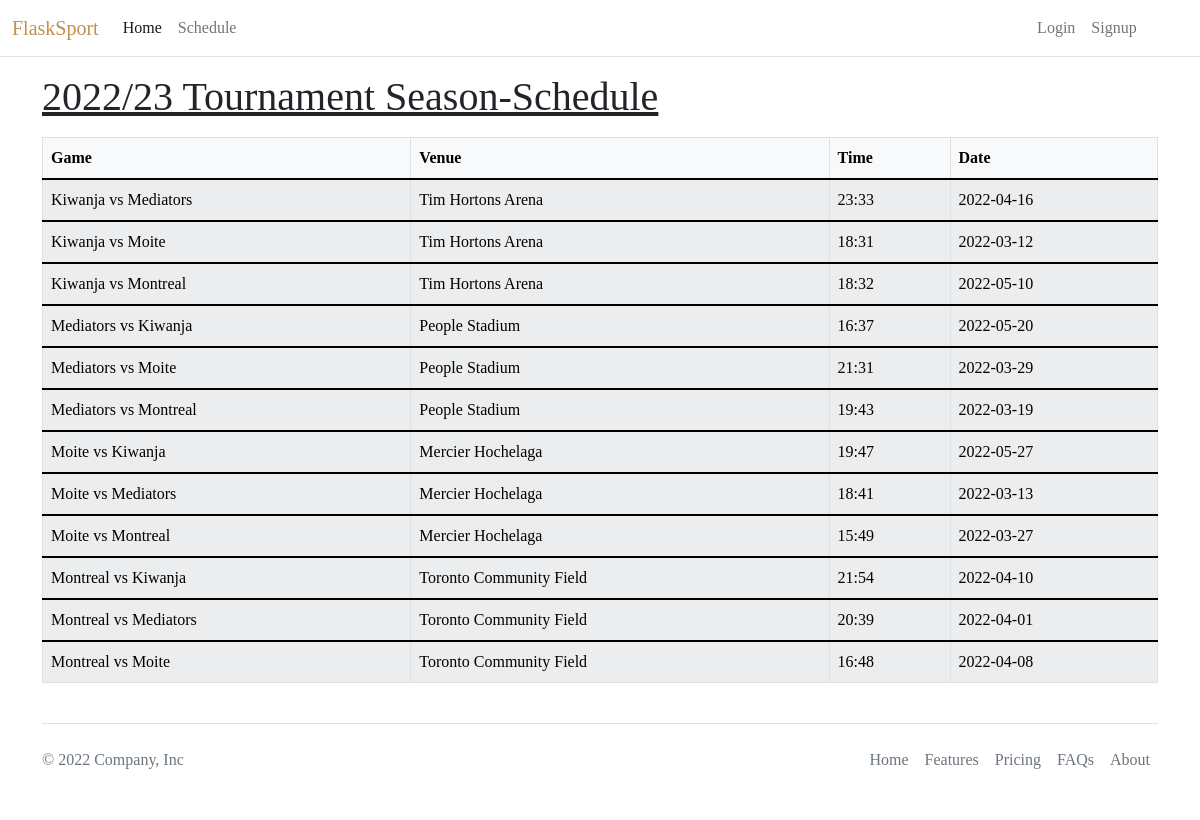
Page /schedule/ on the committed database.
### sport/models.py (models this page shows, shortened)
class Team(db.Model):
    id = db.Column(db.Integer(), primary_key=True)
    name = db.Column(db.String(length=20), nullable=False, unique=True)
    description = db.Column(db.String(length=80), nullable=False)
    sports = db.Column(db.String(length=15), nullable=False)
    max_players = db.Column(db.Integer(), nullable=False, default=25)
    year_formed = db.Column(db.String(length=4), nullable=False)
    location = db.Column(db.String(length=20), nullable=False)
    stadium = db.Column(db.String(length=20), nullable=False)
    players = db.relationship("User", backref="team", lazy=True)

### sport/routes.py (the view)
@app.route("/schedule/")
def schedule_page():
    payload = schedule.generate_schedule()
    teams = payload[1]
    for item in teams:
        item = item.strip()
        team = Team.query.filter_by(name=item + " " + "Soccer Club").first()
    fixtures = payload[0]
    main_fixture = []
    for i in range(len(fixtures)):
        for j in range(len(fixtures[i])):
            fixture = {}
            home_team = fixtures[i][j].split("vs")  # extract home team stadiums,
            stad = Team.query.filter_by(name=home_team[0] + "Soccer Club").first()
            fixture["fixture"] = fixtures[i][j]
            fixture["venue"] = stad.stadium
            fixture["kickoff_time"] = schedule.generate_schedule_date()[0]
            fixture["kickoff_date"] = schedule.generate_schedule_date()[1]
            main_fixture.append(fixture)
    return render_template("schedule/schedule.html", main_fixture=main_fixture)

### sport/utility/schedule.py (called while the page is built)
def generate_schedule_date():
    start_date = datetime.date(2022, 3, 1)
    end_date = datetime.date(2022, 6, 1)
    time_between_dates = end_date - start_date
    days_between_dates = time_between_dates.days
    random_number_of_days = random.randrange(days_between_dates)
    random_date = str(start_date + datetime.timedelta(days=random_number_of_days))
    hour = str(random.randint(15, 23))
    minutes = str(random.randint(30, 59))
    kickoff_time = hour + ":" + minutes
    kickoff_date = random_date
    return kickoff_time, kickoff_date

def generate_schedule():
    team = Team.query.filter_by(sports="Soccer")
    team_name = []
    fixtures = []
    for item in team:
        team_name.append(item.name.replace("Soccer Club", "").strip())
    for name in team_name:
        rand = random.choice(team_name)
        mini_fixture = []
        for rand in team_name:
            if name == rand:
                continue
            else:
                table = name + " " + "vs" + " " + rand
                mini_fixture.append(table)
                two_teams = table.split("vs")
        fixtures.append(mini_fixture)
    print("Utility", fixtures)
    return fixtures, two_teams

### sport/templates/schedule/schedule.html (shortened to what this page needs)
{% extends 'base.html' %}
{% block content %}
<div class="container table-responsive">
    <u>
        <h1 class="mt-3 mb-3">2022/23 Tournament Season-Schedule</h1>
    </u>
    <table class='table table-light table-striped table-bordered' style="font-size:medium">
        <thead>
            <th scope='col'>Game</th>
            <th scope='col'>Venue</th>
            <th scope='col'>Time</th>
            <th scope='col'>Date</th>
        </thead>
        {% for items in main_fixture %}
        <tbody>
            <tr scope='row'>
                {% for val in items.values() %}
                <td>{{val}}</td>
                {% endfor %}
            </tr>
        </tbody>
        {% endfor %}
    </table>
</div>
{% endblock %}

### sport/templates/base.html (style rules this page uses)
body { font-family: 'Times New Roman', Times, serif; }
h1, h3, h4 { font-family: 'Merriweather', serif; }

### rows in the picture
Team: values "Kiwanja vs Mediators" "23:33" "2022-04-16" "Kiwanja vs Moite" "18:31" "2022-03-12" "Kiwanja vs Montreal" "18:32" "2022-05-10", stadium "Tim Hortons Arena"
Team: values "Mediators vs Kiwanja" "16:37" "2022-05-20" "Mediators vs Moite" "21:31" "2022-03-29" "Mediators vs Montreal" "19:43" "2022-03-19", stadium "People Stadium"
Team: values "Moite vs Kiwanja" "19:47" "2022-05-27" "Moite vs Mediators" "18:41" "2022-03-13" "Moite vs Montreal" "15:49" "2022-03-27", stadium "Mercier Hochelaga"
Team: values "Montreal vs Kiwanja" "21:54" "2022-04-10" "Montreal vs Mediators" "20:39" "2022-04-01" "Montreal vs Moite" "16:48" "2022-04-08", stadium "Toronto Community Field"
